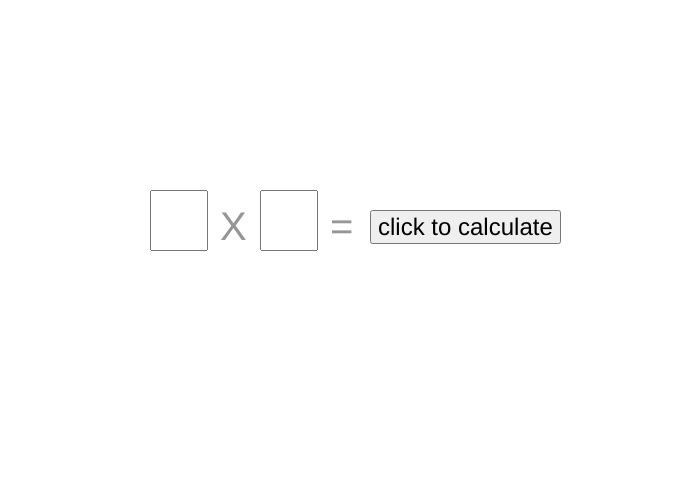
Frame 1 (no input)
Frame 60 (no input): identical to frame 1, image omitted
Frame 120 (the mouse pressed at the canvas centre since frame 60): identical to frame 1, image omitted

The p5.js sketch that drew this single still picture (run headless with seeded random() and noise() and a simulated clock; from frame 60 on, the mouse is pressed at the canvas centre):

// p5.js sketch
// ── sketch.js
//https://www.youtube.com/watch?v=bbKjXKV9QNA
let counterv = 0
let counterh = 0
let seperation = 260

let line_coords = []
let intx = 0.0
let inty = 0.0

let left = 0
let middle = 0
let right = 0

let result = 0

// let a = 1
let b = 3
let c = 4
  
  // let p = 1
let q = 5
let r = 7  

let inp1
let inp2
let btn1

let background_counter = 0

function take_input_b_c(){
  print(this.value())
  if (this.value().length ==2){
    b = int(this.value()[0])
    c = int(this.value()[1])
  } else if (this.value().length == 1){
    b = 0
    c = int(this.value()[0])
  } else {
    print("invalid input")
  }
  print(b, c)
}
function take_input_q_r(){
  print(this.value())
  if (this.value().length ==2){
    q = int(this.value()[0])
    r = int(this.value()[1])
  } else if (this.value().length == 1){
    q = 0
    r = int(this.value()[0])
  } else {
    print("invalid input")
  }
  print(q, r)
}

function reset_background(){
  rect(0, 0, canvas.width, canvas.height);
  background(0);
  btn1.hide();
  inp1.hide()
  inp2.hide()
  do_all()
}

function do_all(){
  // background_counter = 1
  
  // get_criss(a)
  get_criss(b)
  get_criss(c)
  
  // get_cross(p)
  get_cross(q)
  get_cross(r)
  
  
  draw_all_lines()
  
  display_intersections()
  
  left = left / 2
  middle = middle / 2
  right = right /2
  
  fill(255)
  textSize(24);
  text(left , 200, 200);
  text(middle, 320, 310);
  text(right, 460, 200);
  
  result = find_result(left, middle, right)
  
  textSize(48);
  fill(255);
  text(b + "" + c + " X " + q + r + " = " + result, 200, 70);
  
  strokeWeight(4)
  line(270, 140, 270, 480)
  line(420, 140, 420, 480)
  
  
}

function find_result(left, middle, right){
  
  let larr = 0
  let marr = 0
  let rarr = 0
  let tempm = middle
  let templ = left
  
  rarr = right % 10
  
  tempm += int(right / 10)
  
  print(middle)
  
  marr = tempm % 10
  
  print(marr)
  
  templ += int(tempm / 10)
  
  print(left)
  
  textSize(18);
  fill(255);
  text(left + "+" + middle + "+" + right + " =>  " + templ +  "(" + left +"+"+  int(tempm / 10 )+ ")" + "+" + tempm + "("+ middle +"+"+ int(right / 10) + ")" + "+" + rarr + "\n              (using carry over)" , 210, 90);
  //text("whats this? https://www.youtube.com/watch?v=bbKjXKV9QNA", 180, 140)
  
  
  return ""+templ + marr + rarr
}

function display_intersections(){
  for (let l of line_coords){
    for (let j of line_coords) {
      if(l[0] == j[0] && l[1] == j[1]){
        // print("same line")
        continue;
      } else {
        // print("different lines")
        intx = 0
        inty = 0
        // print(l,j)
        if (find_intersection(l[0], l[2], j[0],j[2], l[1], l[3], j[1], j[3])){
          circle(intx, inty, 5)
          
          //print(intx)
          
          if (intx < 270 && intx > 0){
            left += 1
          } else if (intx > 270 && intx < 420){
            middle += 1
          } else {
            right += 1
          }
        } else {
          // print("no dice")
        }
        
        // print(intx, inty)
      }
    }
  }
}


function draw_all_lines(){
  for (let l of line_coords) {
    line(l[0], l[1], l[2], l[3])
  }
}

function get_criss(n){
  
  // function to draw "\"
  for (let i=0; i <n; ++i){
    
    line_coords.push([0 + i * 10 + counterv * seperation, 150, 350 + i *10 + counterv * seperation, 450])
  }
  counterv += 1
  // line(100 + (n - 2) * 10 + counterv * seperation, 120, 100 + (n - 2) *10 + counterv * seperation, 360)
  
}

function get_cross(n){
  // function to get "/"
  for (let i=0; i <n; ++i){
    line_coords.push([350 + i * 10 + counterh * seperation,150, 0 + i *10 + counterh * seperation, 450]);
    
  }
  counterh += 1
  // line(100+ (n + 1) * 10 + counterh * seperation,120, 100 + (n + 1) *10 + counterh * seperation, 360)
  
}

// Function to test for intersections between line segments:
// taken from https://editor.p5js.org/peanutscratch/sketches/rk7Mi9USz
function find_intersection(x1,x2,x3,x4,y1,y2,y3,y4){
  
  var uA,uB;
  var den,numA,numB;

  den  = (y4-y3) * (x2-x1) - (x4-x3) * (y2-y1);
  numA = (x4-x3) * (y1-y3) - (y4-y3) * (x1-x3);
  numB = (x2-x1) * (y1-y3) - (y2-y1) * (x1-x3);
  
  // print(x1, x2, x3, x4, y1, y2, y3, y4)
  //Coincident? - If true, displays intersection in center of line segment
   if (abs(numA) == 0 && abs(numB) == 0 && abs(den) == 0) {
      intx = (x1 + x2) / 2;
      inty = (y1 + y2) / 2;
      return(true);
   }

   //Parallel? - No intersection
   if (abs(den) == 0) {
      intx = 0;
      inty = 0;
      return(false);
   }

   //Intersection?
   uA = numA / den;
   uB = numB / den;
  
   //If both lie w/in the range of 0 to 1 then the intersection point is within both line segments.
   if (uA < 0 || uA > 1 || uB < 0 || uB > 1) {
      intx = 0;
      inty = 0;
      return(false);
   }
   intx = x1 + uA * (x2 - x1);
   inty = y1 + uA * (y2 - y1);
   return(true);
}

function setup() {
  
  canvas = createCanvas(700, 500);
  
  
  
  inp1 = createInput('');
  inp1.position(150, 190);
  inp1.style('font-size', '48px');
  inp1.size(50);
  inp1.input(take_input_b_c);
  
  inp2 = createInput('');
  inp2.position(260, 190);
  inp2.style('font-size', '48px');
  inp2.size(50);
  inp2.input(take_input_q_r);
  
  stroke(255)
  fill(150)
  textSize(40)
  text1 = text("X", 220, 240)
  
  text2 = text("=", 330, 240)
  
  
  btn1 = createButton('click to calculate');
  btn1.position(370, 210);
  btn1.mousePressed(reset_background);
  btn1.style('font-size', '24px');
  
  
  //do_all(b,c,q,r)
}

function draw() {
 //background(0)
 //line(100, 150, 200, 350)
 //line(150, 150, 250, 350)
 //line(100, 350, 200,150)
 //line(150, 350, 250, 150)
  
 // if (background_counter == 1){
 //   print("here called : ", background)
 //   // why am i not able to change background to zero
 //   background(0)
 //   background_counter = 0
 //   do_all()
 // }
  
}
